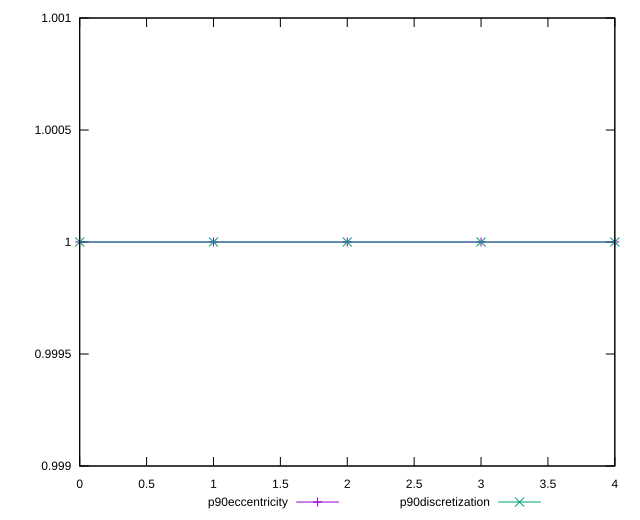

Source code (gnuplot):
reset

$p90Eccentricity <<EOF
0 1
1 1
2 0.9999999999999997
3 0.9999999999999991
4 0.9999999999999999
EOF

$p90Discretization <<EOF
0 1
1 1
2 1
3 1
4 1
EOF

set key outside below
set xrange [0:4]
set yrange [0.9989999999999991:1.001]
set trange [0.9989999999999991:1.001]
set terminal svg size 640, 520 enhanced background rgb 'white'
set output "report_00009_2021-02-08T22-37-41.559Z/speed-index/progression/eccentricity.svg"

plot $p90Eccentricity title "p90eccentricity" with linespoints, \
     $p90Discretization title "p90discretization" with linespoints

reset
